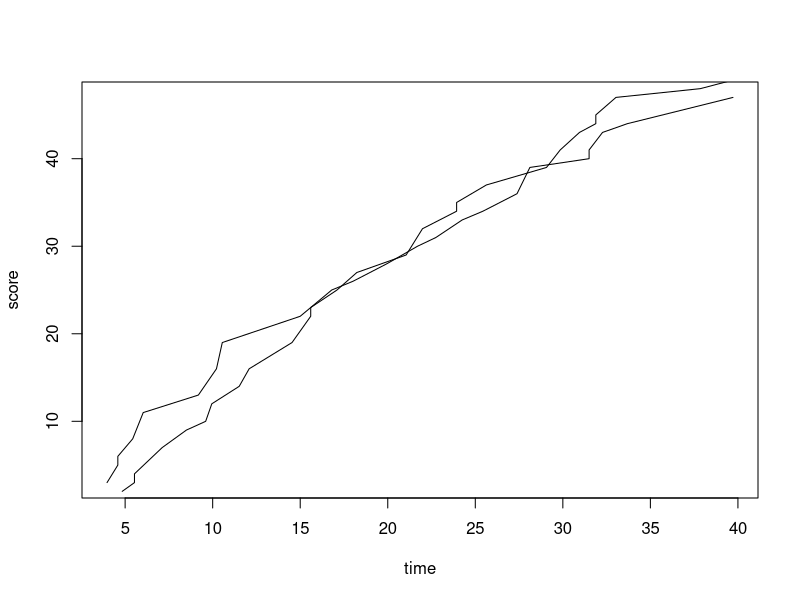

Here is the R script that generated this plot: (Note: this script raises an error after producing the figure.)
# code to plot the cumulative score in respect to time for the data in UWvMSU_1-22-13.txt file

# load the data
scores <- read.table("UWvMSU_1-22-13.txt", header = TRUE)

# find how many times each team scores
UWscores <- scores[scores[,2]=="UW",]
dim(UWscores)
MSUscores <- scores[scores[,2]=="MSU",]
dim(MSUscores)

# set up variables for empty vectors of time and score for each team
timeUW = NULL 
scoreUW = NULL
timeMSU = NULL
scoreMSU = NULL

# set up variable to calculate cumulative score
cumulativeUW = 0
cumulativeMSU = 0

# for loop to separate data by team and place in new data frame 
for (i in 1:length(scores$team)){
  if (scores$team[i]=="UW"){
    cumulativeUW = cumulativeUW + scores$score[i]
    timeUW = append(timeUW, scores$time[i])
    scoreUW = append(scoreUW, cumulativeUW)
  }else{
    cumulativeMSU = cumulativeMSU + scores$score[i]
    timeMSU = append(timeMSU, scores$time[i])
    scoreMSU = append(scoreMSU, cumulativeMSU)
  }
}

# add vectors of time and score for each team to a data frame
dfUW = data.frame(timeUW, scoreUW)
dfMSU = data.frame(timeMSU, scoreMSU)

# plot the data and create appropriate labels
plot(dfUW, type = 'l', xlab = "time", ylab = "score")
lines(dfMSU)

# -----------------------------------------------------------------------

# code for a game called guess my number
# the computer will pick a number 1 through 100 and the suer will try to guess it

# create a vector of numbers 1 through 100 for the computer to chose from 
options <- c(1:100)
number <- sample(options, 1)
x = "not correct"
print("I'm thinking of a number 1-100...")
while (x != "correct") {
Guess <- readline(prompt = "Guess: ")
if (as.numeric(Guess) > number){
  print("Lower")
}else if (as.numeric(Guess) < number){
  print("Higher")
}else{
  print("You got it!")
  x = "correct"
}
}


